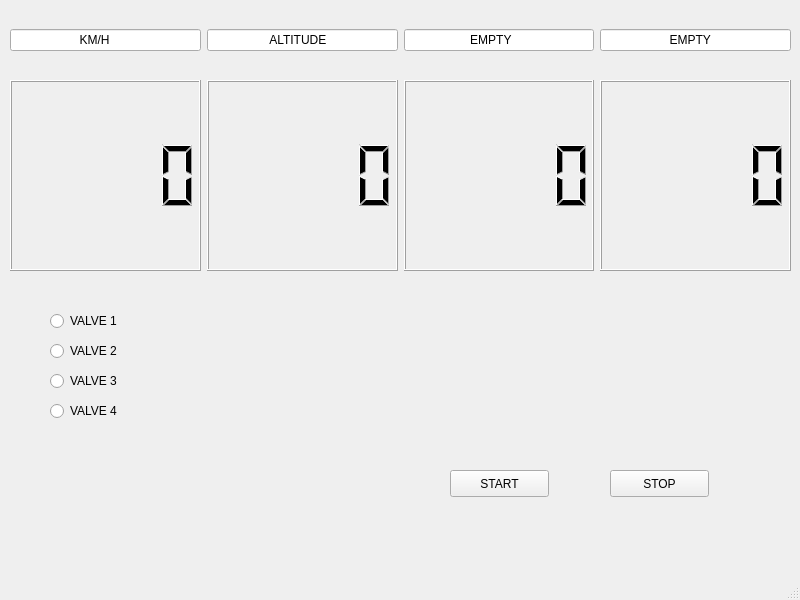
<?xml version="1.0" encoding="UTF-8"?>
<ui version="4.0">
 <class>mainWindow</class>
 <widget class="QMainWindow" name="mainWindow">
  <property name="geometry">
   <rect>
    <x>0</x>
    <y>0</y>
    <width>800</width>
    <height>600</height>
   </rect>
  </property>
  <property name="windowTitle">
   <string>ROCKET_UI</string>
  </property>
  <widget class="QWidget" name="centralwidget">
   <widget class="QWidget" name="horizontalLayoutWidget">
    <property name="geometry">
     <rect>
      <x>10</x>
      <y>80</y>
      <width>781</width>
      <height>191</height>
     </rect>
    </property>
    <layout class="QHBoxLayout" name="horizontalLayout">
     <item>
      <widget class="QLCDNumber" name="lcdNumber_4"/>
     </item>
     <item>
      <widget class="QLCDNumber" name="lcdNumber_3"/>
     </item>
     <item>
      <widget class="QLCDNumber" name="lcdNumber_2"/>
     </item>
     <item>
      <widget class="QLCDNumber" name="lcdNumber"/>
     </item>
    </layout>
   </widget>
   <widget class="QPushButton" name="pushButton">
    <property name="geometry">
     <rect>
      <x>610</x>
      <y>470</y>
      <width>99</width>
      <height>27</height>
     </rect>
    </property>
    <property name="text">
     <string>STOP</string>
    </property>
   </widget>
   <widget class="QPushButton" name="pushButton_2">
    <property name="geometry">
     <rect>
      <x>450</x>
      <y>470</y>
      <width>99</width>
      <height>27</height>
     </rect>
    </property>
    <property name="text">
     <string>START</string>
    </property>
   </widget>
   <widget class="QRadioButton" name="radioButton">
    <property name="geometry">
     <rect>
      <x>50</x>
      <y>310</y>
      <width>117</width>
      <height>22</height>
     </rect>
    </property>
    <property name="text">
     <string>VALVE 1</string>
    </property>
   </widget>
   <widget class="QRadioButton" name="radioButton_2">
    <property name="geometry">
     <rect>
      <x>50</x>
      <y>340</y>
      <width>117</width>
      <height>22</height>
     </rect>
    </property>
    <property name="text">
     <string>VALVE 2</string>
    </property>
   </widget>
   <widget class="QRadioButton" name="radioButton_3">
    <property name="geometry">
     <rect>
      <x>50</x>
      <y>370</y>
      <width>117</width>
      <height>22</height>
     </rect>
    </property>
    <property name="text">
     <string>VALVE 3</string>
    </property>
   </widget>
   <widget class="QRadioButton" name="radioButton_4">
    <property name="geometry">
     <rect>
      <x>50</x>
      <y>400</y>
      <width>117</width>
      <height>22</height>
     </rect>
    </property>
    <property name="text">
     <string>VALVE 4</string>
    </property>
   </widget>
   <widget class="QWidget" name="horizontalLayoutWidget_2">
    <property name="geometry">
     <rect>
      <x>10</x>
      <y>0</y>
      <width>781</width>
      <height>80</height>
     </rect>
    </property>
    <layout class="QHBoxLayout" name="horizontalLayout_2">
     <item>
      <widget class="QLineEdit" name="lineEdit_4">
       <property name="text">
        <string>                    KM/H</string>
       </property>
      </widget>
     </item>
     <item>
      <widget class="QLineEdit" name="lineEdit_3">
       <property name="text">
        <string>                  ALTITUDE</string>
       </property>
      </widget>
     </item>
     <item>
      <widget class="QLineEdit" name="lineEdit_2">
       <property name="text">
        <string>                   EMPTY</string>
       </property>
      </widget>
     </item>
     <item>
      <widget class="QLineEdit" name="lineEdit">
       <property name="text">
        <string>                    EMPTY</string>
       </property>
      </widget>
     </item>
    </layout>
   </widget>
  </widget>
  <widget class="QMenuBar" name="menubar">
   <property name="geometry">
    <rect>
     <x>0</x>
     <y>0</y>
     <width>800</width>
     <height>25</height>
    </rect>
   </property>
  </widget>
  <widget class="QStatusBar" name="statusbar"/>
 </widget>
 <resources/>
 <connections/>
</ui>
